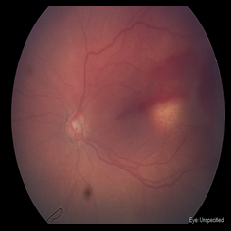
#> input picture 57997927-isolate-blood-vessels/1.png, 231 x 231 px
$ python isolate_blood_vessels.py
#> lines starting #> are read from the running program, lines starting #| are printed output that depends on the picture; after the words box and inside, x2 and y2 are one past the last pixel; in counts of white or black regions, pixels touching at a corner belong together
import cv2
import numpy as np

# Grayscale, Otsu's threshold, opening
image = cv2.imread('1.png')
#> image is the input picture: shape (231, 231, 3); mean B, G, R 57.9, 56.7, 95
blank_mask = np.zeros(image.shape, dtype=np.uint8)
gray = cv2.cvtColor(image, cv2.COLOR_BGR2GRAY)
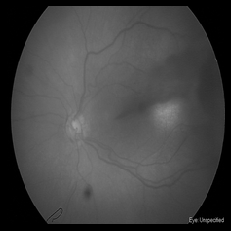
#> gray: shape (231, 231); min 0, max 158, mean 68.2
thresh = cv2.threshold(gray, 0, 255, cv2.THRESH_BINARY + cv2.THRESH_OTSU)[1]
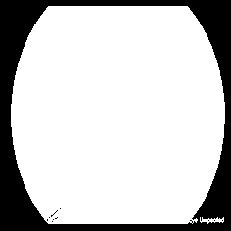
#> thresh: shape (231, 231); 78.2% white; 11 black regions (10 under 20 px), largest, box (x1, y1, x2, y2) and area: (0, 0, 231, 231) 11625
kernel = cv2.getStructuringElement(cv2.MORPH_RECT, (15,15))
opening = cv2.morphologyEx(thresh, cv2.MORPH_OPEN, kernel, iterations=3)
#> opening: shape (231, 231); 77.3% white; 1 black region, box (x1, y1, x2, y2) and area: (0, 0, 231, 231) 12089

inverse = 255 - opening
inverse = cv2.merge([inverse,inverse,inverse])
removed_artifacts = cv2.bitwise_and(image,image,mask=opening)
removed_artifacts = cv2.bitwise_or(removed_artifacts, inverse)
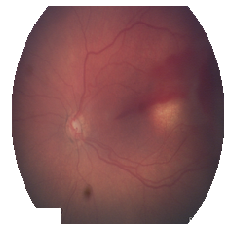
#> removed_artifacts: shape (231, 231, 3); mean B, G, R 114.9, 113.7, 151.9

# Isolate blood vessels
veins_gray = cv2.cvtColor(removed_artifacts, cv2.COLOR_BGR2GRAY)
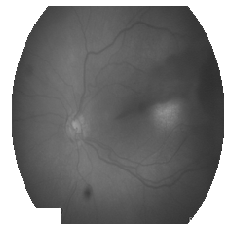
#> veins_gray: shape (231, 231); min 44, max 255, mean 125.3
adaptive = cv2.adaptiveThreshold(veins_gray,255,cv2.ADAPTIVE_THRESH_GAUSSIAN_C, cv2.THRESH_BINARY_INV,11,3)
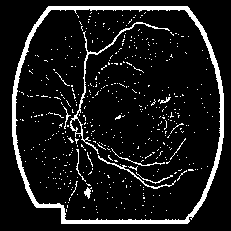
#> adaptive: shape (231, 231); 9.8% white; 487 white regions (476 under 20 px)

cnts = cv2.findContours(adaptive, cv2.RETR_TREE, cv2.CHAIN_APPROX_SIMPLE)
#> cnts = 491 contours, 484 with area under 20; largest, box (x1, y1, x2, y2) and area: (12, 6, 224, 224) 40898, (15, 8, 221, 221) 38427, (70, 22, 170, 154) 321, (70, 118, 82, 134) 106, (98, 155, 176, 189) 74, (84, 187, 92, 199) 34, (111, 148, 165, 166) 20
cnts = cnts[0] if len(cnts) == 2 else cnts[1]

for c in cnts:
    area = cv2.contourArea(c)
    if area < 5000:
        cv2.drawContours(blank_mask, [c], -1, (255,255,255), 1)
#> this loop made 491 passes
#> area on passes 1, 2, 41: 40898.5, 38427, 34
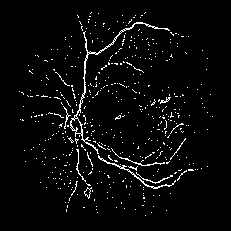
#> blank_mask: shape (231, 231, 3); 3.7% white in thin lines or dots, all inside (x1, y1, x2, y2) = (19, 12, 213, 216)

blank_mask = cv2.cvtColor(blank_mask, cv2.COLOR_BGR2GRAY)
final = cv2.bitwise_and(image, image, mask=blank_mask)
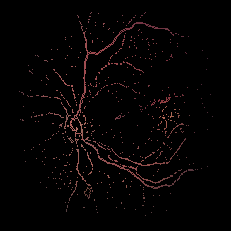
#> final: shape (231, 231, 3); mean B, G, R 2.9, 2.8, 5.2
# final[blank_mask==0] = (255,255,255) # White version

cv2.imshow('thresh', thresh)
cv2.imshow('opening', opening)
cv2.imshow('removed_artifacts', removed_artifacts)
cv2.imshow('adaptive', adaptive)
cv2.imshow('blank_mask', blank_mask)
cv2.imshow('final', final)
cv2.waitKey()
